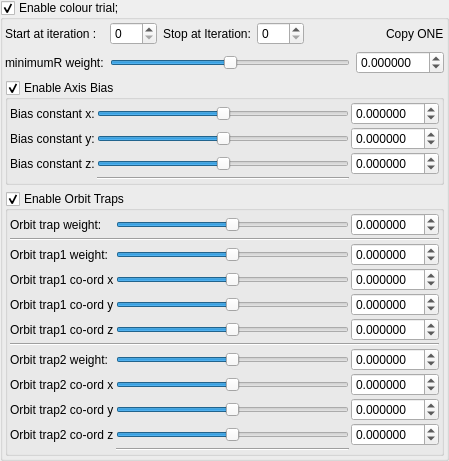
    <widget class="MyGroupBox" name="groupCheck_transform_colorTrial1_enabled">
     <property name="title">
      <string>Enable colour trial;</string>
     </property>
     <property name="checkable">
      <bool>true</bool>
     </property>
     <layout class="QGridLayout" name="gridLayout_58">
      <property name="leftMargin">
       <number>2</number>
      </property>
      <property name="topMargin">
       <number>2</number>
      </property>
      <property name="rightMargin">
       <number>2</number>
      </property>
      <property name="bottomMargin">
       <number>2</number>
      </property>
      <item row="4" column="0">
       <widget class="MyGroupBox" name="groupCheck_transform_colorTrial1_orbitTraps_enabled">
        <property name="title">
         <string>Enable Orbit Traps</string>
        </property>
        <property name="checkable">
         <bool>true</bool>
        </property>
        <layout class="QVBoxLayout" name="verticalLayout_40" stretch="0">
         <property name="spacing">
          <number>2</number>
         </property>
         <property name="leftMargin">
          <number>2</number>
         </property>
         <property name="topMargin">
          <number>2</number>
         </property>
         <property name="rightMargin">
          <number>2</number>
         </property>
         <property name="bottomMargin">
          <number>2</number>
         </property>
         <item>
          <layout class="QGridLayout" name="gridLayout_67">
           <property name="spacing">
            <number>2</number>
           </property>
           <item row="4" column="1">
            <widget class="QSlider" name="slider_transform_colorTrial1_orbitTrap1Weight">
             <property name="sizePolicy">
              <sizepolicy hsizetype="Expanding" vsizetype="Maximum">
               <horstretch>0</horstretch>
               <verstretch>0</verstretch>
              </sizepolicy>
             </property>
             <property name="minimum">
              <number>-5000000</number>
             </property>
             <property name="maximum">
              <number>5000000</number>
             </property>
             <property name="orientation">
              <enum>Qt::Horizontal</enum>
             </property>
            </widget>
           </item>
           <item row="4" column="2">
            <widget class="MyDoubleSpinBox" name="spinbox_transform_colorTrial1_orbitTrap1Weight">
             <property name="sizePolicy">
              <sizepolicy hsizetype="Minimum" vsizetype="Maximum">
               <horstretch>0</horstretch>
               <verstretch>0</verstretch>
              </sizepolicy>
             </property>
             <property name="decimals">
              <number>6</number>
             </property>
             <property name="minimum">
              <double>-99.989999999999995</double>
             </property>
             <property name="singleStep">
              <double>0.100000000000000</double>
             </property>
            </widget>
           </item>
           <item row="11" column="1">
            <widget class="QSlider" name="slider3_transform_colorTrial1_orbitTrap2_y">
             <property name="sizePolicy">
              <sizepolicy hsizetype="Expanding" vsizetype="Maximum">
               <horstretch>0</horstretch>
               <verstretch>0</verstretch>
              </sizepolicy>
             </property>
             <property name="minimum">
              <number>-5000000</number>
             </property>
             <property name="maximum">
              <number>5000000</number>
             </property>
             <property name="orientation">
              <enum>Qt::Horizontal</enum>
             </property>
            </widget>
           </item>
           <item row="5" column="0">
            <widget class="QLabel" name="label_211">
             <property name="text">
              <string>Orbit trap1 co-ord x</string>
             </property>
            </widget>
           </item>
           <item row="6" column="0">
            <widget class="QLabel" name="label_209">
             <property name="text">
              <string>Orbit trap1 co-ord y</string>
             </property>
            </widget>
           </item>
           <item row="5" column="2">
            <widget class="MyDoubleSpinBox" name="spinbox3_transform_colorTrial1_orbitTrap1_x">
             <property name="sizePolicy">
              <sizepolicy hsizetype="Minimum" vsizetype="Maximum">
               <horstretch>0</horstretch>
               <verstretch>0</verstretch>
              </sizepolicy>
             </property>
             <property name="decimals">
              <number>6</number>
             </property>
             <property name="minimum">
              <double>-99.989999999999995</double>
             </property>
             <property name="singleStep">
              <double>0.100000000000000</double>
             </property>
            </widget>
           </item>
           <item row="7" column="2">
            <widget class="MyDoubleSpinBox" name="spinbox3_transform_colorTrial1_orbitTrap1_z">
             <property name="sizePolicy">
              <sizepolicy hsizetype="Minimum" vsizetype="Maximum">
               <horstretch>0</horstretch>
               <verstretch>0</verstretch>
              </sizepolicy>
             </property>
             <property name="decimals">
              <number>6</number>
             </property>
             <property name="minimum">
              <double>-99.989999999999995</double>
             </property>
             <property name="singleStep">
              <double>0.100000000000000</double>
             </property>
            </widget>
           </item>
           <item row="11" column="2">
            <widget class="MyDoubleSpinBox" name="spinbox3_transform_colorTrial1_orbitTrap2_y">
             <property name="sizePolicy">
              <sizepolicy hsizetype="Minimum" vsizetype="Maximum">
               <horstretch>0</horstretch>
               <verstretch>0</verstretch>
              </sizepolicy>
             </property>
             <property name="decimals">
              <number>6</number>
             </property>
             <property name="minimum">
              <double>-99.989999999999995</double>
             </property>
             <property name="singleStep">
              <double>0.100000000000000</double>
             </property>
            </widget>
           </item>
           <item row="7" column="0">
            <widget class="QLabel" name="label_210">
             <property name="text">
              <string>Orbit trap1 co-ord z</string>
             </property>
            </widget>
           </item>
           <item row="6" column="2">
            <widget class="MyDoubleSpinBox" name="spinbox3_transform_colorTrial1_orbitTrap1_y">
             <property name="sizePolicy">
              <sizepolicy hsizetype="Minimum" vsizetype="Maximum">
               <horstretch>0</horstretch>
               <verstretch>0</verstretch>
              </sizepolicy>
             </property>
             <property name="decimals">
              <number>6</number>
             </property>
             <property name="minimum">
              <double>-99.989999999999995</double>
             </property>
             <property name="singleStep">
              <double>0.100000000000000</double>
             </property>
            </widget>
           </item>
           <item row="10" column="0">
            <widget class="QLabel" name="label_208">
             <property name="text">
              <string>Orbit trap2 co-ord x</string>
             </property>
            </widget>
           </item>
           <item row="7" column="1">
            <widget class="QSlider" name="slider3_transform_colorTrial1_orbitTrap1_z">
             <property name="sizePolicy">
              <sizepolicy hsizetype="Expanding" vsizetype="Maximum">
               <horstretch>0</horstretch>
               <verstretch>0</verstretch>
              </sizepolicy>
             </property>
             <property name="minimum">
              <number>-5000000</number>
             </property>
             <property name="maximum">
              <number>5000000</number>
             </property>
             <property name="orientation">
              <enum>Qt::Horizontal</enum>
             </property>
            </widget>
           </item>
           <item row="6" column="1">
            <widget class="QSlider" name="slider3_transform_colorTrial1_orbitTrap1_y">
             <property name="sizePolicy">
              <sizepolicy hsizetype="Expanding" vsizetype="Maximum">
               <horstretch>0</horstretch>
               <verstretch>0</verstretch>
              </sizepolicy>
             </property>
             <property name="minimum">
              <number>-5000000</number>
             </property>
             <property name="maximum">
              <number>5000000</number>
             </property>
             <property name="orientation">
              <enum>Qt::Horizontal</enum>
             </property>
            </widget>
           </item>
           <item row="12" column="1">
            <widget class="QSlider" name="slider3_transform_colorTrial1_orbitTrap2_z">
             <property name="sizePolicy">
              <sizepolicy hsizetype="Expanding" vsizetype="Maximum">
               <horstretch>0</horstretch>
               <verstretch>0</verstretch>
              </sizepolicy>
             </property>
             <property name="minimum">
              <number>-5000000</number>
             </property>
             <property name="maximum">
              <number>5000000</number>
             </property>
             <property name="orientation">
              <enum>Qt::Horizontal</enum>
             </property>
            </widget>
           </item>
           <item row="10" column="2">
            <widget class="MyDoubleSpinBox" name="spinbox3_transform_colorTrial1_orbitTrap2_x">
             <property name="sizePolicy">
              <sizepolicy hsizetype="Minimum" vsizetype="Maximum">
               <horstretch>0</horstretch>
               <verstretch>0</verstretch>
              </sizepolicy>
             </property>
             <property name="decimals">
              <number>6</number>
             </property>
             <property name="minimum">
              <double>-99.989999999999995</double>
             </property>
             <property name="singleStep">
              <double>0.100000000000000</double>
             </property>
            </widget>
           </item>
           <item row="5" column="1">
            <widget class="QSlider" name="slider3_transform_colorTrial1_orbitTrap1_x">
             <property name="sizePolicy">
              <sizepolicy hsizetype="Expanding" vsizetype="Maximum">
               <horstretch>0</horstretch>
               <verstretch>0</verstretch>
              </sizepolicy>
             </property>
             <property name="minimum">
              <number>-5000000</number>
             </property>
             <property name="maximum">
              <number>5000000</number>
             </property>
             <property name="orientation">
              <enum>Qt::Horizontal</enum>
             </property>
            </widget>
           </item>
           <item row="10" column="1">
            <widget class="QSlider" name="slider3_transform_colorTrial1_orbitTrap2_x">
             <property name="sizePolicy">
              <sizepolicy hsizetype="Expanding" vsizetype="Maximum">
               <horstretch>0</horstretch>
               <verstretch>0</verstretch>
              </sizepolicy>
             </property>
             <property name="minimum">
              <number>-5000000</number>
             </property>
             <property name="maximum">
              <number>5000000</number>
             </property>
             <property name="orientation">
              <enum>Qt::Horizontal</enum>
             </property>
            </widget>
           </item>
           <item row="12" column="2">
            <widget class="MyDoubleSpinBox" name="spinbox3_transform_colorTrial1_orbitTrap2_z">
             <property name="sizePolicy">
              <sizepolicy hsizetype="Minimum" vsizetype="Maximum">
               <horstretch>0</horstretch>
               <verstretch>0</verstretch>
              </sizepolicy>
             </property>
             <property name="decimals">
              <number>6</number>
             </property>
             <property name="minimum">
              <double>-99.989999999999995</double>
             </property>
             <property name="singleStep">
              <double>0.100000000000000</double>
             </property>
            </widget>
           </item>
           <item row="1" column="2">
            <widget class="MyDoubleSpinBox" name="spinbox_transform_colorTrial1_mainOTWeight">
             <property name="sizePolicy">
              <sizepolicy hsizetype="Minimum" vsizetype="Maximum">
               <horstretch>0</horstretch>
               <verstretch>0</verstretch>
              </sizepolicy>
             </property>
             <property name="decimals">
              <number>6</number>
             </property>
             <property name="minimum">
              <double>-99.989999999999995</double>
             </property>
             <property name="singleStep">
              <double>0.100000000000000</double>
             </property>
            </widget>
           </item>
           <item row="1" column="1">
            <widget class="QSlider" name="slider_transform_colorTrial1_mainOTWeight">
             <property name="sizePolicy">
              <sizepolicy hsizetype="Expanding" vsizetype="Maximum">
               <horstretch>0</horstretch>
               <verstretch>0</verstretch>
              </sizepolicy>
             </property>
             <property name="minimum">
              <number>-5000000</number>
             </property>
             <property name="maximum">
              <number>5000000</number>
             </property>
             <property name="orientation">
              <enum>Qt::Horizontal</enum>
             </property>
            </widget>
           </item>
           <item row="11" column="0">
            <widget class="QLabel" name="label_212">
             <property name="text">
              <string>Orbit trap2 co-ord y</string>
             </property>
            </widget>
           </item>
           <item row="1" column="0">
            <widget class="QLabel" name="label_203">
             <property name="text">
              <string>Orbit trap weight:</string>
             </property>
            </widget>
           </item>
           <item row="12" column="0">
            <widget class="QLabel" name="label_213">
             <property name="text">
              <string>Orbit trap2 co-ord z</string>
             </property>
            </widget>
           </item>
           <item row="4" column="0">
            <widget class="QLabel" name="label_223">
             <property name="text">
              <string>Orbit trap1 weight:</string>
             </property>
            </widget>
           </item>
           <item row="8" column="0" colspan="3">
            <widget class="Line" name="line_45">
             <property name="orientation">
              <enum>Qt::Horizontal</enum>
             </property>
            </widget>
           </item>
           <item row="9" column="2">
            <widget class="MyDoubleSpinBox" name="spinbox_transform_colorTrial1_orbitTrap2Weight">
             <property name="sizePolicy">
              <sizepolicy hsizetype="Minimum" vsizetype="Maximum">
               <horstretch>0</horstretch>
               <verstretch>0</verstretch>
              </sizepolicy>
             </property>
             <property name="decimals">
              <number>6</number>
             </property>
             <property name="minimum">
              <double>-99.989999999999995</double>
             </property>
             <property name="singleStep">
              <double>0.100000000000000</double>
             </property>
            </widget>
           </item>
           <item row="2" column="0" colspan="3">
            <widget class="Line" name="line_46">
             <property name="orientation">
              <enum>Qt::Horizontal</enum>
             </property>
            </widget>
           </item>
           <item row="9" column="1">
            <widget class="QSlider" name="slider_transform_colorTrial1_orbitTrap2Weight">
             <property name="sizePolicy">
              <sizepolicy hsizetype="Expanding" vsizetype="Maximum">
               <horstretch>0</horstretch>
               <verstretch>0</verstretch>
              </sizepolicy>
             </property>
             <property name="minimum">
              <number>-5000000</number>
             </property>
             <property name="maximum">
              <number>5000000</number>
             </property>
             <property name="orientation">
              <enum>Qt::Horizontal</enum>
             </property>
            </widget>
           </item>
           <item row="9" column="0">
            <widget class="QLabel" name="label_224">
             <property name="text">
              <string>Orbit trap2 weight:</string>
             </property>
            </widget>
           </item>
           <item row="13" column="1">
            <widget class="Line" name="line_47">
             <property name="orientation">
              <enum>Qt::Horizontal</enum>
             </property>
            </widget>
           </item>
          </layout>
         </item>
        </layout>
       </widget>
      </item>
      <item row="2" column="0">
       <widget class="MyGroupBox" name="groupCheck_transform_colorTrial1_axisBias_enabled">
        <property name="title">
         <string>Enable Axis Bias </string>
        </property>
        <property name="checkable">
         <bool>true</bool>
        </property>
        <layout class="QVBoxLayout" name="verticalLayout_9" stretch="0">
         <property name="spacing">
          <number>2</number>
         </property>
         <property name="leftMargin">
          <number>2</number>
         </property>
         <property name="topMargin">
          <number>2</number>
         </property>
         <property name="rightMargin">
          <number>2</number>
         </property>
         <property name="bottomMargin">
          <number>2</number>
         </property>
         <item>
          <layout class="QGridLayout" name="gridLayout_66">
           <property name="spacing">
            <number>2</number>
           </property>
           <item row="2" column="2">
            <widget class="MyDoubleSpinBox" name="spinbox_transform_colorTrial1_colorConstant3">
             <property name="sizePolicy">
              <sizepolicy hsizetype="Minimum" vsizetype="Maximum">
               <horstretch>0</horstretch>
               <verstretch>0</verstretch>
              </sizepolicy>
             </property>
             <property name="decimals">
              <number>6</number>
             </property>
             <property name="minimum">
              <double>-99.989999999999995</double>
             </property>
             <property name="singleStep">
              <double>0.100000000000000</double>
             </property>
            </widget>
           </item>
           <item row="2" column="1">
            <widget class="QSlider" name="slider_transform_colorTrial1_colorConstant3">
             <property name="sizePolicy">
              <sizepolicy hsizetype="Expanding" vsizetype="Maximum">
               <horstretch>0</horstretch>
               <verstretch>0</verstretch>
              </sizepolicy>
             </property>
             <property name="minimum">
              <number>-5000000</number>
             </property>
             <property name="maximum">
              <number>5000000</number>
             </property>
             <property name="orientation">
              <enum>Qt::Horizontal</enum>
             </property>
            </widget>
           </item>
           <item row="1" column="0">
            <widget class="QLabel" name="label_221">
             <property name="text">
              <string>Bias constant y:</string>
             </property>
            </widget>
           </item>
           <item row="1" column="1">
            <widget class="QSlider" name="slider_transform_colorTrial1_colorConstant2">
             <property name="sizePolicy">
              <sizepolicy hsizetype="Expanding" vsizetype="Maximum">
               <horstretch>0</horstretch>
               <verstretch>0</verstretch>
              </sizepolicy>
             </property>
             <property name="minimum">
              <number>-5000000</number>
             </property>
             <property name="maximum">
              <number>5000000</number>
             </property>
             <property name="orientation">
              <enum>Qt::Horizontal</enum>
             </property>
            </widget>
           </item>
           <item row="0" column="2">
            <widget class="MyDoubleSpinBox" name="spinbox_transform_colorTrial1_colorConstant1">
             <property name="sizePolicy">
              <sizepolicy hsizetype="Minimum" vsizetype="Maximum">
               <horstretch>0</horstretch>
               <verstretch>0</verstretch>
              </sizepolicy>
             </property>
             <property name="prefix">
              <string/>
             </property>
             <property name="decimals">
              <number>6</number>
             </property>
             <property name="minimum">
              <double>-99.989999999999995</double>
             </property>
             <property name="singleStep">
              <double>0.100000000000000</double>
             </property>
            </widget>
           </item>
           <item row="2" column="0">
            <widget class="QLabel" name="label_222">
             <property name="text">
              <string>Bias constant z:</string>
             </property>
            </widget>
           </item>
           <item row="0" column="1">
            <widget class="QSlider" name="slider_transform_colorTrial1_colorConstant1">
             <property name="sizePolicy">
              <sizepolicy hsizetype="Expanding" vsizetype="Maximum">
               <horstretch>0</horstretch>
               <verstretch>0</verstretch>
              </sizepolicy>
             </property>
             <property name="minimum">
              <number>-5000000</number>
             </property>
             <property name="maximum">
              <number>5000000</number>
             </property>
             <property name="orientation">
              <enum>Qt::Horizontal</enum>
             </property>
            </widget>
           </item>
           <item row="1" column="2">
            <widget class="MyDoubleSpinBox" name="spinbox_transform_colorTrial1_colorConstant2">
             <property name="sizePolicy">
              <sizepolicy hsizetype="Minimum" vsizetype="Maximum">
               <horstretch>0</horstretch>
               <verstretch>0</verstretch>
              </sizepolicy>
             </property>
             <property name="decimals">
              <number>6</number>
             </property>
             <property name="minimum">
              <double>-99.989999999999995</double>
             </property>
             <property name="singleStep">
              <double>0.100000000000000</double>
             </property>
            </widget>
           </item>
           <item row="0" column="0">
            <widget class="QLabel" name="label_204">
             <property name="text">
              <string>Bias constant x:</string>
             </property>
            </widget>
           </item>
           <item row="3" column="1">
            <widget class="Line" name="line_42">
             <property name="orientation">
              <enum>Qt::Horizontal</enum>
             </property>
            </widget>
           </item>
          </layout>
         </item>
        </layout>
       </widget>
      </item>
      <item row="0" column="0">
       <layout class="QGridLayout" name="gridLayout_57">
        <item row="0" column="4">
         <spacer name="horizontalSpacer_29">
          <property name="orientation">
           <enum>Qt::Horizontal</enum>
          </property>
          <property name="sizeHint" stdset="0">
           <size>
            <width>40</width>
            <height>20</height>
           </size>
          </property>
         </spacer>
        </item>
        <item row="0" column="6">
         <widget class="QLabel" name="label_190">
          <property name="text">
           <string>Copy ONE</string>
          </property>
         </widget>
        </item>
        <item row="0" column="3">
         <widget class="MySpinBox" name="spinboxInt_transform_colorTrial1_stop_iterations">
          <property name="sizePolicy">
           <sizepolicy hsizetype="Minimum" vsizetype="Maximum">
            <horstretch>0</horstretch>
            <verstretch>0</verstretch>
           </sizepolicy>
          </property>
          <property name="maximum">
           <number>250</number>
          </property>
         </widget>
        </item>
        <item row="0" column="1">
         <widget class="MySpinBox" name="spinboxInt_transform_colorTrial1_start_iterations">
          <property name="sizePolicy">
           <sizepolicy hsizetype="Minimum" vsizetype="Maximum">
            <horstretch>0</horstretch>
            <verstretch>0</verstretch>
           </sizepolicy>
          </property>
          <property name="minimum">
           <number>0</number>
          </property>
          <property name="maximum">
           <number>250</number>
          </property>
          <property name="value">
           <number>0</number>
          </property>
         </widget>
        </item>
        <item row="0" column="0">
         <widget class="QLabel" name="label_192">
          <property name="text">
           <string>Start at iteration :</string>
          </property>
         </widget>
        </item>
        <item row="0" column="2">
         <widget class="QLabel" name="label_191">
          <property name="text">
           <string>Stop at Iteration:</string>
          </property>
         </widget>
        </item>
        <item row="1" column="5" colspan="2">
         <widget class="MyDoubleSpinBox" name="spinbox_transform_colorTrial1_minimumRWeight">
          <property name="sizePolicy">
           <sizepolicy hsizetype="Minimum" vsizetype="Maximum">
            <horstretch>0</horstretch>
            <verstretch>0</verstretch>
           </sizepolicy>
          </property>
          <property name="decimals">
           <number>6</number>
          </property>
          <property name="minimum">
           <double>-99.989999999999995</double>
          </property>
          <property name="singleStep">
           <double>0.100000000000000</double>
          </property>
         </widget>
        </item>
        <item row="1" column="1" colspan="4">
         <widget class="QSlider" name="slider_transform_colorTrial1_minimumRWeight">
          <property name="sizePolicy">
           <sizepolicy hsizetype="Expanding" vsizetype="Maximum">
            <horstretch>0</horstretch>
            <verstretch>0</verstretch>
           </sizepolicy>
          </property>
          <property name="minimum">
           <number>-20000000</number>
          </property>
          <property name="maximum">
           <number>20000000</number>
          </property>
          <property name="orientation">
           <enum>Qt::Horizontal</enum>
          </property>
         </widget>
        </item>
        <item row="1" column="0">
         <widget class="QLabel" name="label_214">
          <property name="text">
           <string>minimumR weight:</string>
          </property>
         </widget>
        </item>
       </layout>
      </item>
     </layout>
    </widget>
